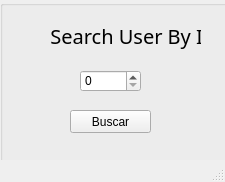
<?xml version="1.0" encoding="UTF-8"?>
<ui version="4.0">
 <class>MainWindow</class>
 <widget class="QMainWindow" name="MainWindow">
  <property name="geometry">
   <rect>
    <x>0</x>
    <y>0</y>
    <width>225</width>
    <height>182</height>
   </rect>
  </property>
  <property name="windowTitle">
   <string>Search</string>
  </property>
  <widget class="QWidget" name="centralwidget">
   <widget class="QGroupBox" name="groupBox">
    <property name="geometry">
     <rect>
      <x>0</x>
      <y>0</y>
      <width>231</width>
      <height>171</height>
     </rect>
    </property>
    <property name="styleSheet">
     <string notr="true">background-image: url(:/newPrefix/sky.jpg);</string>
    </property>
    <property name="title">
     <string/>
    </property>
    <widget class="QLabel" name="label">
     <property name="geometry">
      <rect>
       <x>40</x>
       <y>20</y>
       <width>161</width>
       <height>31</height>
      </rect>
     </property>
     <property name="font">
      <font>
       <family>Franklin Gothic Medium Cond</family>
       <pointsize>15</pointsize>
      </font>
     </property>
     <property name="text">
      <string>  Search User By ID</string>
     </property>
    </widget>
    <widget class="QSpinBox" name="spinBox">
     <property name="geometry">
      <rect>
       <x>80</x>
       <y>70</y>
       <width>61</width>
       <height>22</height>
      </rect>
     </property>
    </widget>
    <widget class="QPushButton" name="pushButton">
     <property name="geometry">
      <rect>
       <x>70</x>
       <y>110</y>
       <width>81</width>
       <height>23</height>
      </rect>
     </property>
     <property name="styleSheet">
      <string notr="true">background-image: url(:/newPrefix/soft.jpg);</string>
     </property>
     <property name="text">
      <string>Buscar</string>
     </property>
    </widget>
   </widget>
  </widget>
  <widget class="QStatusBar" name="statusbar"/>
 </widget>
 <resources>
  <include location="../medias/resource_interno/resource.qrc"/>
 </resources>
 <connections/>
</ui>
